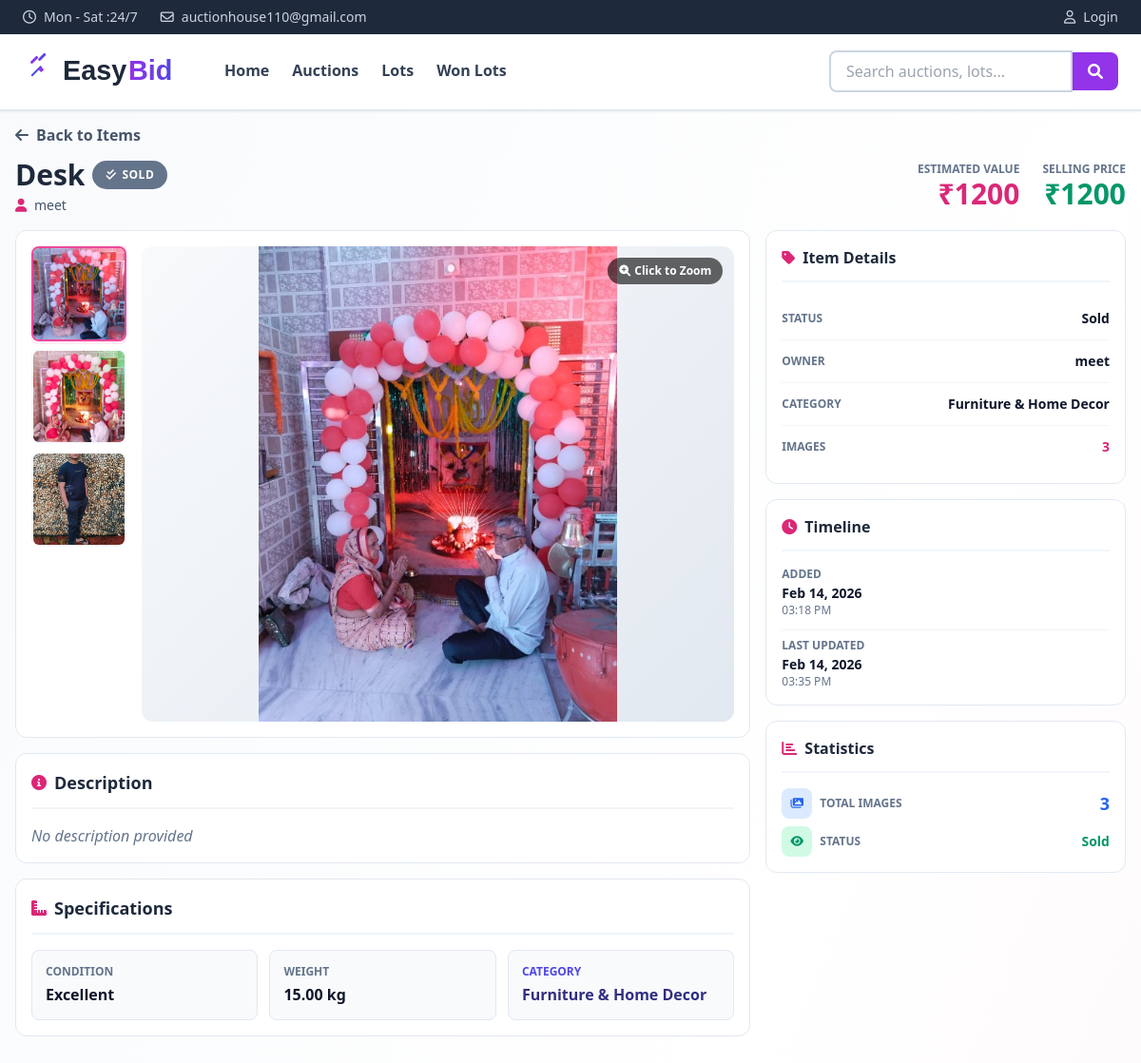
The app's page /home/item-detail/desk/ with its own data.
### auction_list/models.py (models this page shows, shortened)
class Item(models.Model):
    title = models.CharField(max_length=200)
    owner = models.ForeignKey(User, on_delete=models.CASCADE)
    item_catagory = models.ForeignKey('Catagory', on_delete=models.CASCADE, null=True, blank=True)
    estimated_value = models.DecimalField(max_digits=10, decimal_places=2)
    images = models.JSONField(default=list, blank=True, help_text="List of image file paths")
    slug = models.SlugField(blank=True,unique=True)
    description = models.TextField(blank=True)
    condition = models.CharField(max_length=100, blank=True, help_text="e.g., Excellent, Good, Fair")
    dimensions = models.CharField(max_length=200, blank=True, help_text="e.g., 10x5x3 inches")
    weight = models.DecimalField(max_digits=8, decimal_places=2, null=True, blank=True, help_text="In kg")
    STATUS_CHOICES = [
        ('Available', 'In Warehouse'),
        ('Lotted', 'Assigned to Auction'),
        ('Sold', 'Sold'),
    ]
    status = models.CharField(max_length=20, choices=STATUS_CHOICES, default='Available')
    shipping_fee = models.DecimalField(max_digits=10, decimal_places=2, default=0.00, help_text="Cost to ship from User to Warehouse")
    pickup_otp = models.CharField(max_length=6, blank=True, null=True, help_text="OTP for admin pickup")
    PICKUP_STATUS_CHOICES = [
        ('pending', 'Pending Pickup'),
        ('picked_up', 'Picked Up'),
        ('at_warehouse', 'At Warehouse'),
        ('delivered', 'Delivered to Buyer'),
    ]
    pickup_status = models.CharField(max_length=20, choices=PICKUP_STATUS_CHOICES, default='pending')
    created_at = models.DateTimeField(auto_now_add=True)
    updated_at = models.DateTimeField(auto_now=True)
    class Meta:
        ordering = ['-created_at']
        indexes = [
            models.Index(fields=['status', 'item_catagory']),
        ]
    @property
    def current_lot(self):
        return self.lots.filter(status__in=['draft', 'active']).first()

class Lot(models.Model):
    STATUS_CHOICES = [
        ('draft', 'Draft'),
        ('active', 'Active'),
        ('paid', 'Paid - Awaiting Shipment'),
        ('shipped_to_warehouse', 'Shipped to Warehouse'),
        ('at_warehouse', 'At Warehouse'),
        ('shipped', 'Shipped to Buyer'),
        ('sold', 'Sold & Delivered'),
        ('unsold', 'Unsold'),
    ]
    auction = models.ForeignKey('Auction', on_delete=models.CASCADE, related_name='lots')
    lot_number = models.IntegerField()  # Sequential number within auction
    title = models.CharField(max_length=255)
    slug = models.SlugField(max_length=300, unique=True, blank=True, null=True)
    description = models.TextField()
    lot_catagory = models.ForeignKey('Catagory',on_delete=models.CASCADE,blank=True)
    items = models.ManyToManyField('Item', related_name='lots', blank=True)
    starting_bid = models.DecimalField(max_digits=10, decimal_places=2,default=0.00)
    reserve_price = models.DecimalField(max_digits=10, decimal_places=2, null=True, blank=True,
                                       help_text="Minimum price for sale (optional)")
    current_bid = models.DecimalField(max_digits=10, decimal_places=2, default=0.00)
    status = models.CharField(max_length=20, choices=STATUS_CHOICES, default='draft')
    winning_bidder = models.ForeignKey(User, on_delete=models.SET_NULL, null=True, blank=True,
                                       related_name='won_lots')
    is_timed = models.BooleanField(default=False, help_text="Is this a timed auction lot?")
    end_time = models.DateTimeField(null=True, blank=True, help_text="When the timed auction ends")
    last_bid_time = models.DateTimeField(null=True, blank=True, help_text="Time of last bid")
    idle_timer_started = models.BooleanField(default=False, help_text="Has the idle timer started?")
    idle_timer_start_time = models.DateTimeField(null=True, blank=True, help_text="When idle timer started")
    min_bid_increment = models.DecimalField(max_digits=10, decimal_places=2, default=100.00,
                                           help_text="Minimum bid increment")
    shipping_fee = models.DecimalField(max_digits=10, decimal_places=2, default=0.00,
                                      help_text="Shipping charges for this lot")
    created_at = models.DateTimeField(auto_now_add=True)
    updated_at = models.DateTimeField(auto_now=True)
    notes = models.TextField(blank=True, help_text="Internal notes (not visible to bidders)")
    reminder_sent = models.BooleanField(default=False, help_text="Has the reminder email been sent?")
    is_hot = models.BooleanField(default=False, help_text="Is this lot receiving high bid activity (10+ bids in last 10 minutes)?")
    class Meta:
        ordering = ['auction', 'lot_number']
        unique_together = ['auction', 'lot_number']
        indexes = [
            models.Index(fields=['auction', 'status']),
            models.Index(fields=['lot_number']),
        ]
    def item_count(self):
        return self.items.count()
    item_count.short_description = 'Total items'

class Catagory(models.Model):
    name = models.CharField(max_length=100)
    description = models.TextField(blank=True)
    icon = models.CharField(max_length=50, blank=True, help_text="FontAwesome icon class")
    created_at = models.DateTimeField(auto_now_add=True)
    class Meta:
        verbose_name_plural = "Categories"
        ordering = ['name']

### Home/views.py (the view)
def item_detail(request, slug):
    item = get_object_or_404(Item, slug=slug)
    sold_lot = item.lots.filter(status='sold').first()
    context = {
        "item": item,
        "sold_lot": sold_lot
    }
    return render(request, "item_detail.html", context)

### Home/templates/item_detail.html (shortened to what this page needs)
{% extends 'base.html' %}
{% load static %}
{% block content %}
{% if item %}
<div class="bg-gradient-to-br from-slate-50 via-white to-pink-50 min-h-screen">
  <div class="max-w-7xl mx-auto px-4 py-6">
    <div class="mb-4 animate-in">
      <a href=""
        class="inline-flex items-center gap-2 text-slate-600 hover:text-pink-600 font-semibold mb-3 transition-colors">
        <i class="fas fa-arrow-left"></i>
        <span>Back to Items</span>
      </a>
      <div class="flex flex-col md:flex-row md:items-center md:justify-between gap-3">
        <div>
          <div class="flex items-center gap-2 mb-1">
            <h1 class="text-2xl md:text-3xl font-bold text-slate-800">
              {{ item.title }}
            </h1>
            {% if item.status == 'Available' %}
            <span class="badge bg-emerald-500 text-white">
              <i class="fas fa-check-circle text-xs"></i>Available
            </span>
            {% elif item.status == 'Lotted' %}
            <span class="badge bg-blue-500 text-white">
              <i class="fas fa-box text-xs"></i>Lotted
            </span>
            {% elif item.status == 'Sold' %}
            <span class="badge bg-slate-500 text-white">
              <i class="fas fa-check-double text-xs"></i>Sold
            </span>
            {% endif %}
          </div>
          <p class="text-sm text-slate-600">
            <i class="fas fa-user text-pink-600 mr-1"></i>
            {{ item.owner.get_full_name|default:item.owner.username }}
          </p>
        </div>
        <div class="flex flex-col md:flex-row gap-6 text-right">
          <div>
            <p class="text-xs text-slate-500 font-semibold uppercase">Estimated Value</p>
            <p class="text-3xl font-bold text-pink-600">₹{{ item.estimated_value|floatformat:0 }}</p>
          </div>
          {% if sold_lot and item.status == 'Sold' %}
          <div>
            <p class="text-xs text-slate-500 font-semibold uppercase">Selling Price</p>
            <p class="text-3xl font-bold text-emerald-600">₹{{ sold_lot.current_bid|floatformat:0 }}</p>
          </div>
          {% endif %}
        </div>
      </div>
    </div>
    <div class="grid grid-cols-1 lg:grid-cols-3 gap-4">
      <div class="lg:col-span-2 space-y-4">
        <div class="card p-4 slide-in">
          {% if item.images %}
          <div class="gallery-container">
            <div class="thumbnail-sidebar">
              {% for image in item.images %}
              <div class="thumbnail {% if forloop.first %}active{% endif %}"
                onclick="changeMainImage('/media/{{ image }}', this)" data-index="{{ forloop.counter0 }}">
                <img src="/media/{{ image }}" alt="Thumbnail {{ forloop.counter }}">
              </div>
              {% endfor %}
            </div>
            <div class="main-image-container" onclick="openLightbox(0)">
              <img id="mainImage" src="/media/{{ item.images.0 }}" alt="{{ item.title }}" class="main-image">
              <div
                class="absolute top-3 right-3 bg-black bg-opacity-60 text-white px-3 py-1.5 rounded-full text-xs font-semibold">
                <i class="fas fa-search-plus mr-1"></i>Click to Zoom
              </div>
            </div>
          </div>
          {% else %}
          <div class="no-image-placeholder">
            <i class="fas fa-image text-slate-300 text-5xl mb-3"></i>
            <p class="text-slate-500 font-semibold">No Images Available</p>
          </div>
          {% endif %}
        </div>
        <div class="card p-4 slide-in delay-1">
          <div class="section-header">
            <i class="fas fa-info-circle text-pink-600"></i>
            <h3 class="text-lg font-bold text-slate-800">Description</h3>
          </div>
          {% if item.description %}
          <p class="text-slate-700 leading-relaxed whitespace-pre-line">{{ item.description }}</p>
          {% else %}
          <p class="text-slate-500 italic">No description provided</p>
          {% endif %}
        </div>
        <div class="card p-4 slide-in delay-2">
          <div class="section-header">
            <i class="fas fa-ruler-combined text-pink-600"></i>
            <h3 class="text-lg font-bold text-slate-800">Specifications</h3>
          </div>
          <div class="spec-grid">
            {% if item.condition %}
            <div class="spec-card">
              <p class="text-xs font-semibold text-slate-500 uppercase mb-1">Condition</p>
              <p class="text-base font-bold text-slate-900">{{ item.condition }}</p>
            </div>
            {% endif %}
            {% if item.weight %}
            <div class="spec-card">
              <p class="text-xs font-semibold text-slate-500 uppercase mb-1">Weight</p>
              <p class="text-base font-bold text-slate-900">{{ item.weight }} kg</p>
            </div>
            {% endif %}
            {% if item.item_catagory %}
            <div class="spec-card bg-gradient-to-br from-indigo-50 to-purple-50 border-indigo-200">
              <p class="text-xs font-semibold text-indigo-600 uppercase mb-1">Category</p>
              <p class="text-base font-bold text-indigo-900">{{ item.item_catagory.name }}</p>
            </div>
            {% endif %}
          </div>
        </div>
      </div>
      <div class="space-y-4">
        <div class="card p-4 slide-in">
          <div class="section-header">
            <i class="fas fa-tag text-pink-600"></i>
            <h3 class="text-base font-bold text-slate-800">Item Details</h3>
          </div>
          <div>
            <div class="info-row">
              <span class="text-xs text-slate-500 font-semibold uppercase">Status</span>
              <span class="text-sm font-bold text-slate-900 capitalize">{{ item.status }}</span>
            </div>
            <div class="info-row">
              <span class="text-xs text-slate-500 font-semibold uppercase">Owner</span>
              <span class="text-sm font-bold text-slate-900">{{ item.owner.username }}</span>
            </div>
            {% if item.item_catagory %}
            <div class="info-row">
              <span class="text-xs text-slate-500 font-semibold uppercase">Category</span>
              <span class="text-sm font-bold text-slate-900">{{ item.item_catagory.name }}</span>
            </div>
            {% endif %}
            <div class="info-row">
              <span class="text-xs text-slate-500 font-semibold uppercase">Images</span>
              <span class="text-sm font-bold text-pink-600">{{ item.images|length|default:0 }}</span>
            </div>
          </div>
        </div>
        <div class="card p-4 slide-in delay-1">
          <div class="section-header">
            <i class="fas fa-clock text-pink-600"></i>
            <h3 class="text-base font-bold text-slate-800">Timeline</h3>
          </div>
          <div class="space-y-3">
            <div>
              <p class="text-xs font-semibold text-slate-500 uppercase mb-0.5">Added</p>
              <p class="text-sm font-bold text-slate-900">{{ item.created_at|date:"M d, Y" }}</p>
              <p class="text-xs text-slate-500">{{ item.created_at|date:"h:i A" }}</p>
            </div>
            <div class="pt-2 border-t border-slate-100">
              <p class="text-xs font-semibold text-slate-500 uppercase mb-0.5">Last Updated</p>
              <p class="text-sm font-bold text-slate-900">{{ item.updated_at|date:"M d, Y" }}</p>
              <p class="text-xs text-slate-500">{{ item.updated_at|date:"h:i A" }}</p>
            </div>
          </div>
        </div>
        <div class="card p-4 slide-in delay-2">
          <div class="section-header">
            <i class="fas fa-chart-bar text-pink-600"></i>
            <h3 class="text-base font-bold text-slate-800">Statistics</h3>
          </div>
          <div class="space-y-2">
            <div class="flex items-center justify-between">
              <div class="flex items-center gap-2">
                <div class="w-8 h-8 bg-blue-100 flex items-center justify-center rounded-lg">
                  <i class="fas fa-images text-blue-600 text-xs"></i>
                </div>
                <span class="text-xs text-slate-500 font-semibold uppercase">Total Images</span>
              </div>
              <span class="text-lg font-bold text-blue-600">{{ item.images|length|default:0 }}</span>
            </div>
            <div class="flex items-center justify-between">
              <div class="flex items-center gap-2">
                <div class="w-8 h-8 bg-emerald-100 flex items-center justify-center rounded-lg">
                  <i class="fas fa-eye text-emerald-600 text-xs"></i>
                </div>
                <span class="text-xs text-slate-500 font-semibold uppercase">Status</span>
              </div>
              <span class="text-sm font-bold text-emerald-600">{{ item.get_status_display }}</span>
            </div>
          </div>
        </div>
      </div>
    </div>
  </div>
</div>
{% endif %}
{% endblock %}

### records on screen
Item: title "Desk", owner.get_full_name "meet", estimated_value "1200", condition "Excellent", weight "15.00", item_catagory.name "Furniture & Home Decor", status "Sold", owner.username "meet", images|length "3", created_at "Feb 14, 2026", created_at "03:18 PM", updated_at "Feb 14, 2026", updated_at "03:35 PM"
Lot: current_bid "1200"
